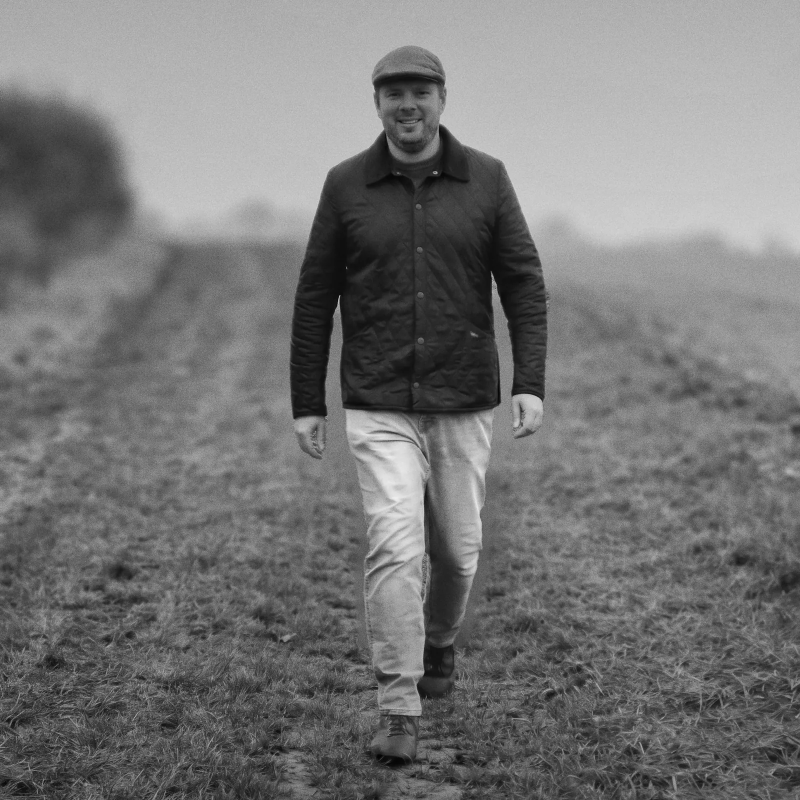
#> input picture dev/portrait-3d/src/luke-portrait.webp, 1600 x 1600 px (shown at 1/2 size)
$ python prep.py
#> lines starting #> are read from the running program, lines starting #| are printed output that depends on the picture; after the words box and inside, x2 and y2 are one past the last pixel; in counts of white or black regions, pixels touching at a corner belong together
"""Builds the two layers the scroll portrait projects onto its 3D scene.

  src/luke-portrait.webp   the published portrait (1600 square, mono, grain)
  src/luke-mask.png        the cut-out of Luke (1856 square, same framing)

Writes, at 1600 square:
  plate.webp   the portrait with Luke taken out. Each row of the gap is filled by
               mirroring the field from either side of him (same row = same depth,
               so the grass and blur are the right scale), crossfaded in the middle
               and nudged to meet both edges. The camera only moves a little, so
               only the edges of the gap are ever seen.
  person.webp  Luke alone, straight from the portrait, with a soft alpha edge

The mask stops above his shoes. That's fine: the shoes sit on the ground where
his card stands, so they move with the ground and are left on the plate.

Run:  python dev/portrait-3d/prep.py
"""
import os, cv2, numpy as np

HERE = os.path.dirname(os.path.abspath(__file__))
SRC = os.path.join(HERE, "src")
N = 1600
KEEP_BELOW = 1425   # rows under this are left alone: his shoes and the ground they stand on

final = cv2.imread(os.path.join(SRC, "luke-portrait.webp"), cv2.IMREAD_GRAYSCALE).astype(np.float32)
#> final: shape (1600, 1600) float32; min 0, max 239, mean 118.6
mask = cv2.resize(cv2.imread(os.path.join(SRC, "luke-mask.png"), cv2.IMREAD_GRAYSCALE), (N, N), interpolation=cv2.INTER_AREA)
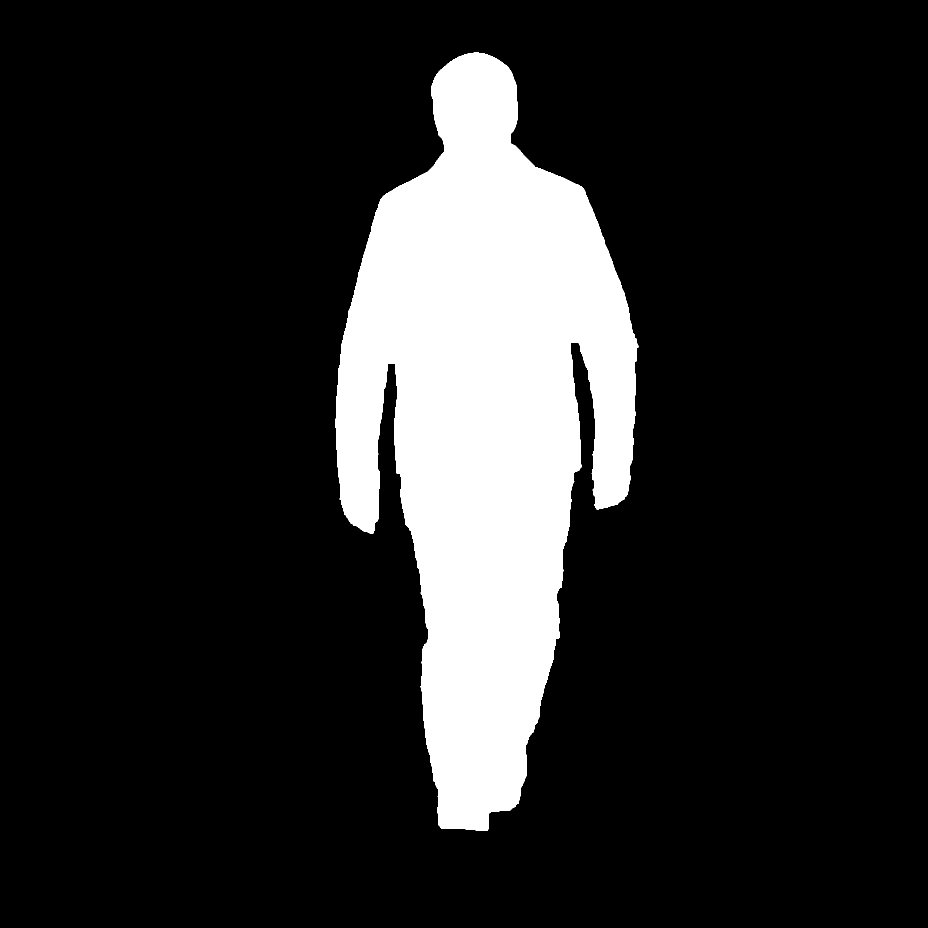
#> input picture dev/portrait-3d/src/luke-mask.png, 1856 x 1856 px (shown at 1/2 size)
#> mask: shape (1600, 1600); min 0, max 255, mean 39.5

hole = cv2.dilate((mask > 20).astype(np.uint8), np.ones((19, 19), np.uint8))
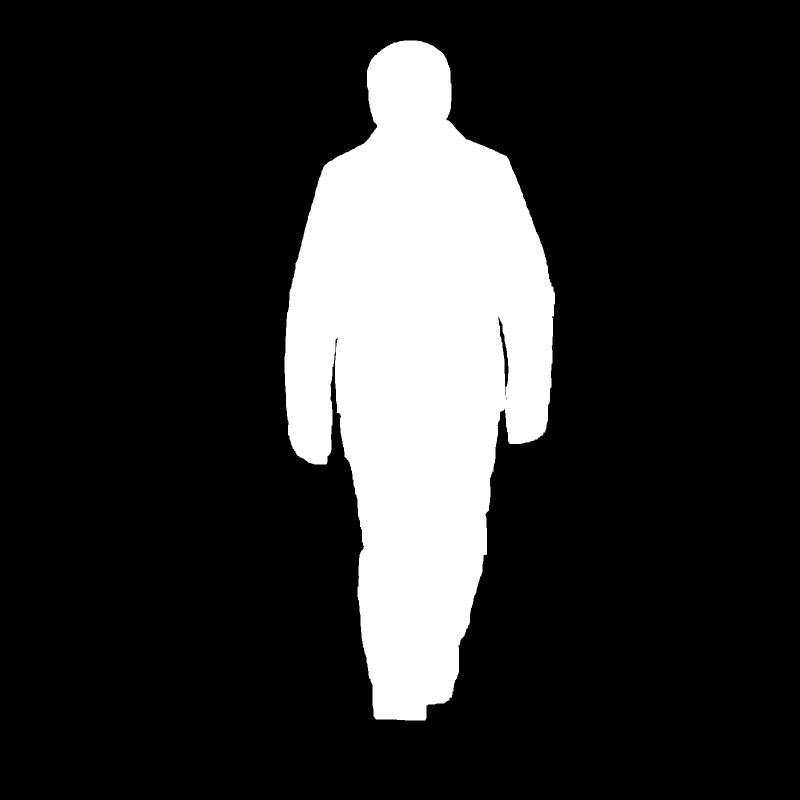
#> hole: shape (1600, 1600) (shown at 1/2 size); values 0 (black) and 1 (white), 17.4% white; 1 white region, box (x1, y1, x2, y2) and area: (569, 81, 1110, 1441) 445129
hole[KEEP_BELOW:] = 0
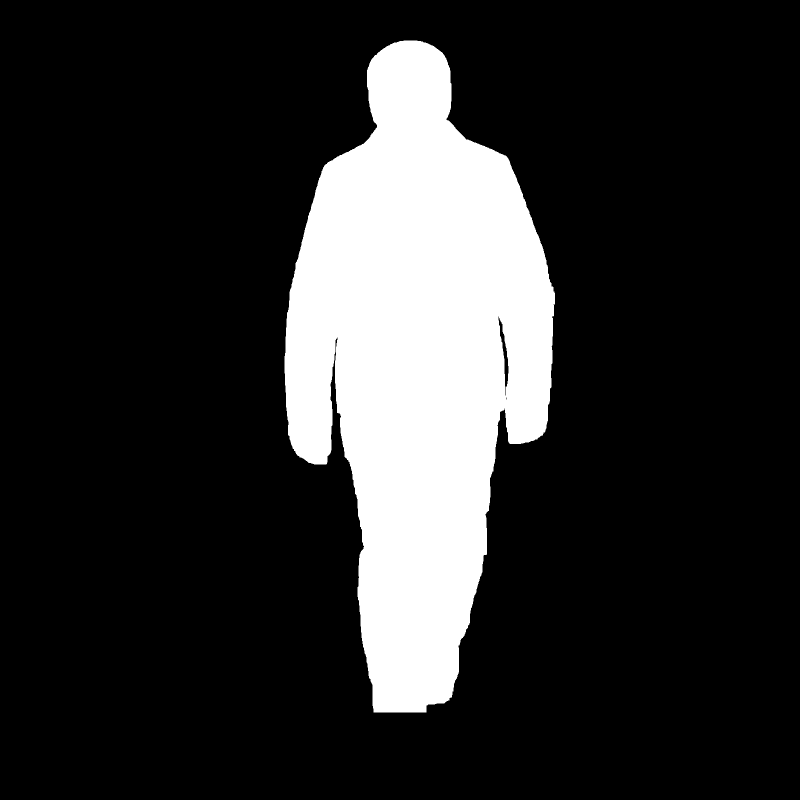
#> hole: shape (1600, 1600) (shown at 1/2 size); values 0 (black) and 1 (white), 17.3% white; 1 white region, box (x1, y1, x2, y2) and area: (569, 81, 1110, 1425) 443567

plate = final.copy()
for y in range(N):
    xs = np.flatnonzero(hole[y])
    if xs.size == 0: continue
    xl, xr = xs.min() - 1, xs.max() + 1
    x = np.arange(xl + 1, xr)
    # crossfade where the two mirrors meet: wide in the soft distance, tight in the sharp grass
    fade = float(np.interp(y, [500, 900, 1300], [420, 160, 40]))
    dl, dr = x - xl, xr - x
    left = final[y, np.clip(xl - dl, 0, N - 1)]
    right = final[y, np.clip(xr + dr, 0, N - 1)]
    # where a mirror runs off the frame, lean on the other side
    w = np.clip((dl - dr) / fade * 0.5 + 0.5, 0, 1)
    w = np.where(xl - dl < 0, 1.0, np.where(xr + dr > N - 1, 0.0, w))
    row = left * (1 - w) + right * w
    plate[y, xl + 1:xr] = row
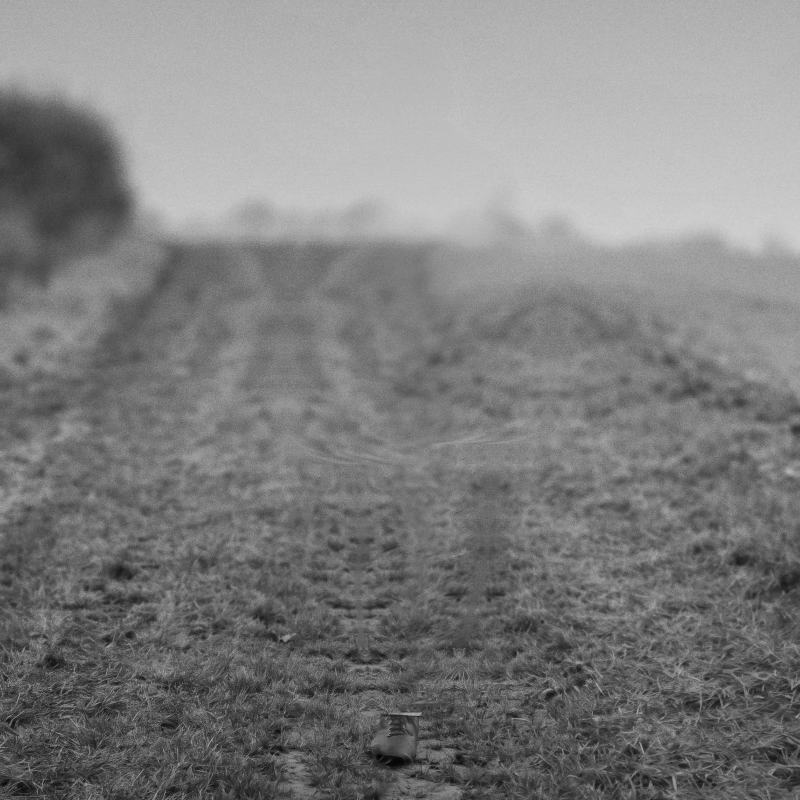
#> plate: shape (1600, 1600) float32 (shown at 1/2 size); min 0, max 214, mean 127.5

# soften the seam a touch, but only its low frequencies, so the grain survives
low_p = cv2.GaussianBlur(plate, (0, 0), 6); hp = plate - low_p
#> after `hp = plate - low_p`:
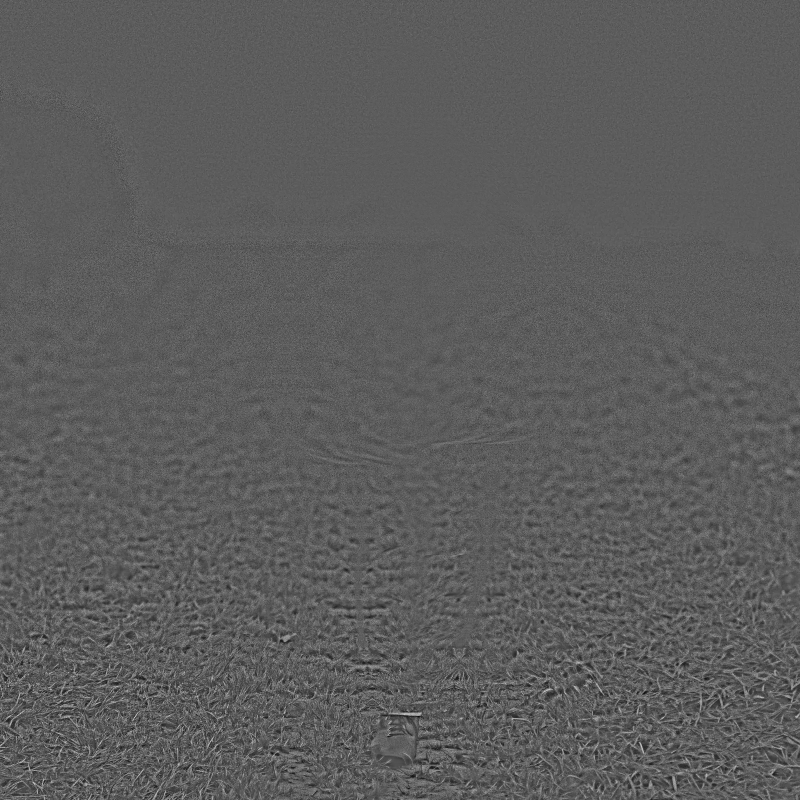
#> hp: shape (1600, 1600) float32 (shown at 1/2 size); min -66.92, max 117.1, mean 0; drawn with min black and max white
low_p = cv2.GaussianBlur(low_p, (0, 0), 6)
inside = cv2.GaussianBlur(hole.astype(np.float32), (0, 0), 4)
plate = plate * (1 - inside) + (low_p + hp) * inside
# and blend into the untouched rows below
cv2.imwrite(os.path.join(HERE, "plate.webp"), np.clip(plate, 0, 255).astype(np.uint8), [cv2.IMWRITE_WEBP_QUALITY, 88])

m = cv2.GaussianBlur(mask.astype(np.float32), (0, 0), 1.0)
rgba = np.dstack([final, final, final, m]).astype(np.uint8)
cv2.imwrite(os.path.join(HERE, "person.webp"), rgba, [cv2.IMWRITE_WEBP_QUALITY, 90])
ys, xs = np.where(m > 2)
print("ok; person bbox x %d-%d y %d-%d of %d" % (xs.min(), xs.max(), ys.min(), ys.max(), N))
#| ok; person bbox x 576-1102 y 88-1433 of 1600
